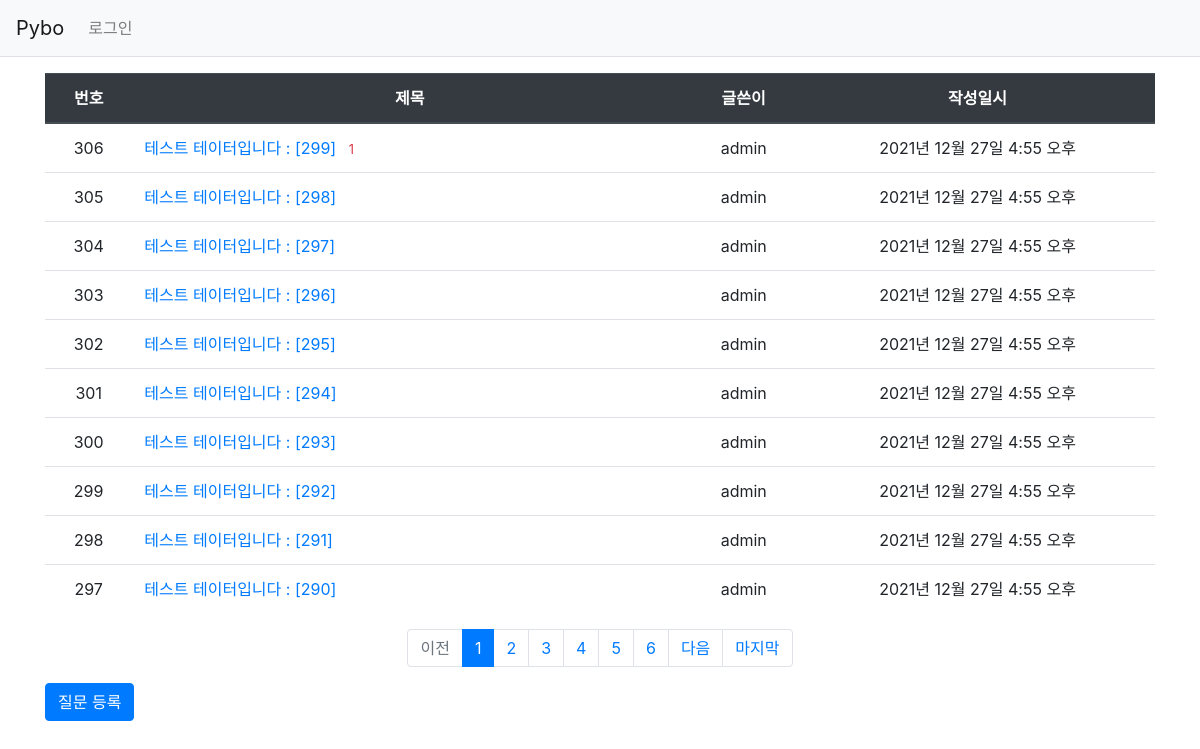
The page / on the database its author committed.
### pybo/models.py (models this page shows, shortened)
class Question(models.Model):
    subject = models.CharField(max_length=200) # 글자 수 제한하려면 charField
    content = models.TextField() # 글자수 제한 X
    create_date = models.DateTimeField() # 시간
    modify_date = models.DateTimeField(null=True, blank=True)  # blank = True 로 form.is_valid에서 오류 X
    author = models.ForeignKey(User, on_delete=models.CASCADE)

### pybo/views.py (the view)
# urls.py: path('',views.index,name='index'),
def index(request):
    page = request.GET.get('page',1)  # 페이지 / GET방식으로 page를 파라미터로 가져올 때 사용, 파라미터 없이 들어올 때 dafault값을 1로 줌.
    question_list = Question.objects.order_by('-create_date') # -로 역순
    paginator = Paginator(question_list,10)  # 한 페이지당 개수
    page_obj = paginator.get_page(page)
    context = {'question_list':page_obj}
    return render(request,'pybo/question_list.html',context)

### pybo/templatetags/pybo_filter.py (called while the page is built)
@register.filter
def sub(value,arg):
    return value - arg

### templates/pybo/question_list.html
{% extends 'base.html' %}
{% load pybo_filter %}
{% block content %}
<div class="container my-3">
    <table class="table">
        <thead>
        <tr class="text-center thead-dark">
            <th>번호</th>
            <th style="width:50%">제목</th>
            <th>글쓴이</th>
            <th>작성일시</th>
        </tr>
        </thead>
        <tbody>
        {% if question_list %}
        {% for question in question_list %}
        <tr class="text-center">
            <td>{{ question_list.paginator.count|sub:question_list.start_index|sub:forloop.counter0|add:1 }}</td>
            <td class="text-left">
                <a href="{% url 'pybo:detail' question.id %}">
                    {{ question.subject }}
                </a>
                {% if question.answer_set.count > 0 %}
                <span class="text-danger small ml-2">
                    {{ question.answer_set.count }}
                </span>
                {% endif %}
            </td>
            <td>{{ question.author.username }}</td>
            <td>{{ question.create_date }}</td>
        </tr>
        {% endfor %}
        {% else %}
        <tr>
            <td colspan="3">질문이 없습니다.</td>
        </tr>
        {% endif %}
        </tbody>
    </table>
    <ul class="pagination justify-content-center">
        {% if question_list.has_previous %}
        <li class="page-item">
            <a class="page-link"
               href="?page=1">
                처음
            </a>
        </li>
        <li class="page-item">
            <a class="page-link"
               href="?page={{ question_list.previous_page_number }}">
                이전
            </a>
        </li>
        {% else %}
        <li class="page-item disabled">
            <a class="page-link" tabindex="-1" aria-disabled="true" href="#">
                이전
            </a>
        </li>
        {% endif %}
        {% for page_number in question_list.paginator.page_range %}
            {% if page_number >= question_list.number|add:-5 and page_number <= question_list.number|add:5 %}
                {% if page_number == question_list.number %}
                <li class="page-item active" aria-current="page">
                    <a class="page-link" href="?page={{ page_number }}">
                        {{ page_number }}
                    </a>
                </li>
                {% else %}
                <li class="page-item">
                    <a class="page-link" href="?page={{ page_number }}">
                        {{ page_number }}
                    </a>
                </li>
                {% endif %}
            {% endif %}
        {% endfor %}
        {% if question_list.has_next %}
        <li class="page-item">
            <a class="page-link"
               href="?page={{ question_list.next_page_number }}">
                다음
            </a>
        </li>
        <li class="page-item">
            <a class="page-link"
               href="?page={{ question_list.paginator.num_pages }}">
                마지막
            </a>
        </li>
        {% else %}
        <li class="page0item disabled">
            <a class="page-link" tabindex="-1" aria-disabled="true" href="#">
                다음
            </a>
        </li>
        {% endif %}
    </ul>
    <a href="{% url 'pybo:question_create' %}" class="btn btn-primary">
            질문 등록
        </a>
</div>
{% endblock %}

### rows shown on the page
Question: paginator.count|sub "306", subject "테스트 테이터입니다 : [299]", answer_set.count "1", author.username "admin", create_date "2021년 12월 27일 4:55 오후"
Question: paginator.count|sub "305", subject "테스트 테이터입니다 : [298]", author.username "admin", create_date "2021년 12월 27일 4:55 오후"
Question: paginator.count|sub "304", subject "테스트 테이터입니다 : [297]", author.username "admin", create_date "2021년 12월 27일 4:55 오후"
Question: paginator.count|sub "303", subject "테스트 테이터입니다 : [296]", author.username "admin", create_date "2021년 12월 27일 4:55 오후"
Question: paginator.count|sub "302", subject "테스트 테이터입니다 : [295]", author.username "admin", create_date "2021년 12월 27일 4:55 오후"
Question: paginator.count|sub "301", subject "테스트 테이터입니다 : [294]", author.username "admin", create_date "2021년 12월 27일 4:55 오후"
Question: paginator.count|sub "300", subject "테스트 테이터입니다 : [293]", author.username "admin", create_date "2021년 12월 27일 4:55 오후"
Question: paginator.count|sub "299", subject "테스트 테이터입니다 : [292]", author.username "admin", create_date "2021년 12월 27일 4:55 오후"
Question: paginator.count|sub "298", subject "테스트 테이터입니다 : [291]", author.username "admin", create_date "2021년 12월 27일 4:55 오후"
Question: paginator.count|sub "297", subject "테스트 테이터입니다 : [290]", author.username "admin", create_date "2021년 12월 27일 4:55 오후"

### other values the page prints
{{ page_number }} "1"
{{ page_number }} "2" "3" "4" "5" "6"
